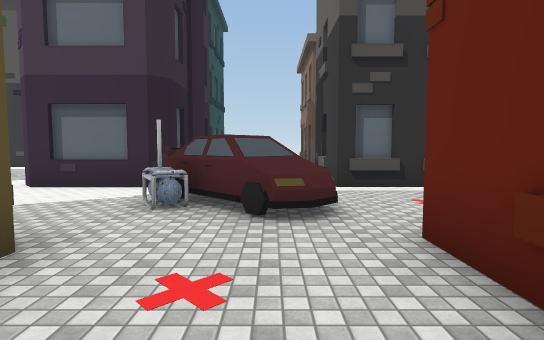
[1] (above)

17 first-person views from a walk through a Unity game level. The camera is 1.5 m above the floor, tilts 4° down and sees 80° across. The floor is counted in squares, 2 m on a side. Each view is taken from the middle of a square. On the plan, view 1 faces up. The plan holds only what a view shows up to about 11 squares ahead; the rest is blank. The player character is not drawn. Some surface patterns are stand-ins.

[2]
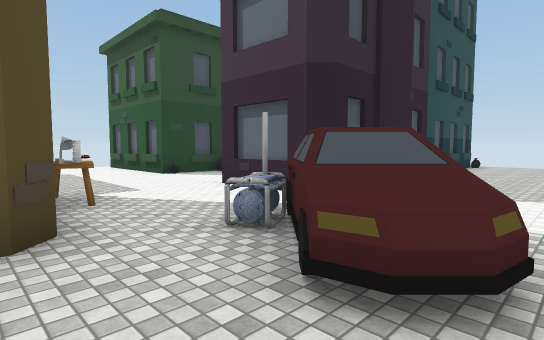

[3]
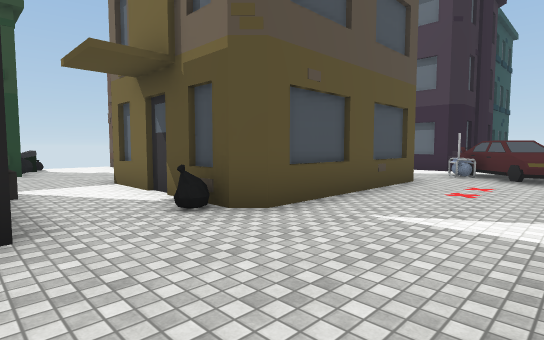

[4]
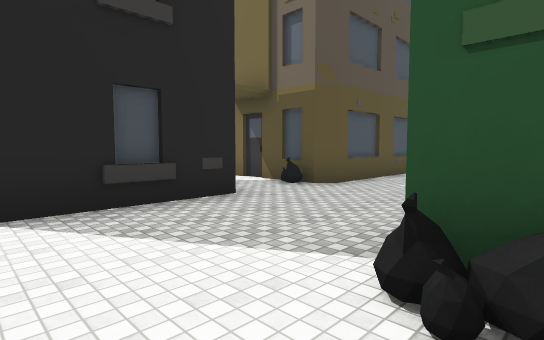

[5]
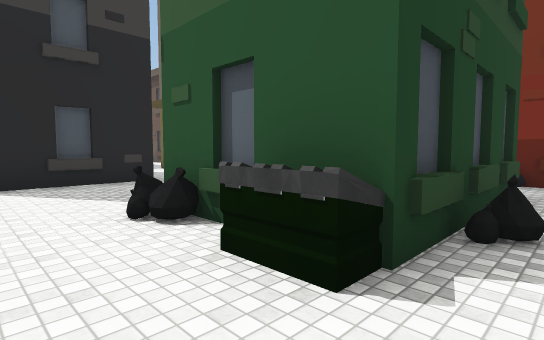

[6]
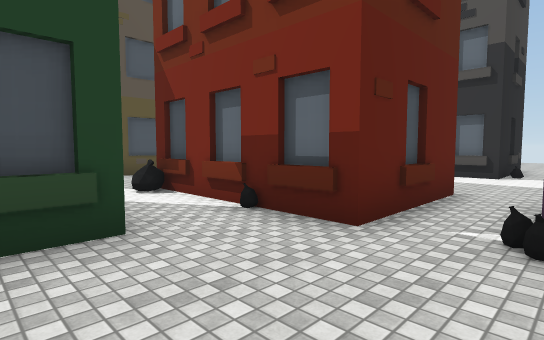

[7]
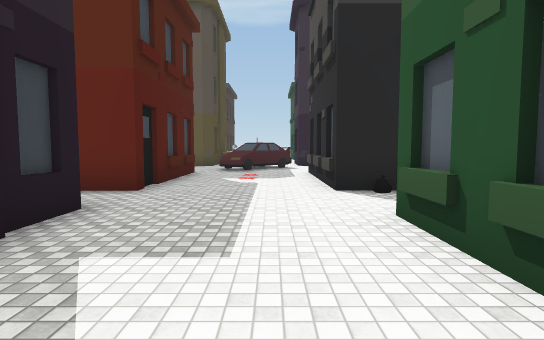

[8]
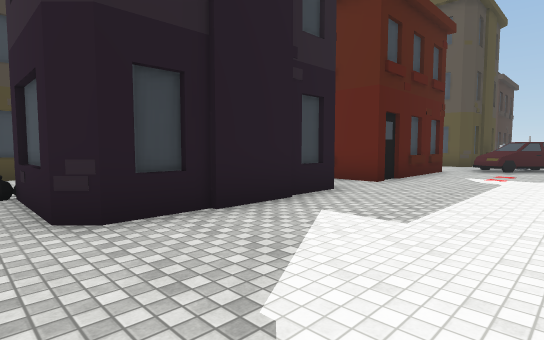

[9]
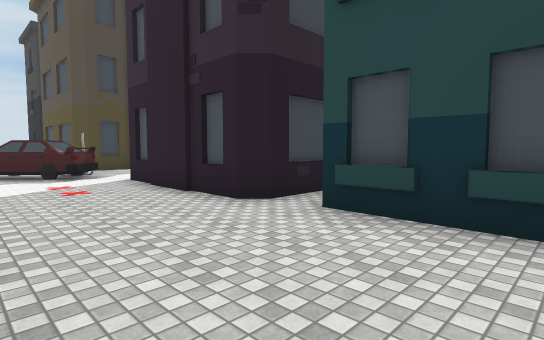

[10]
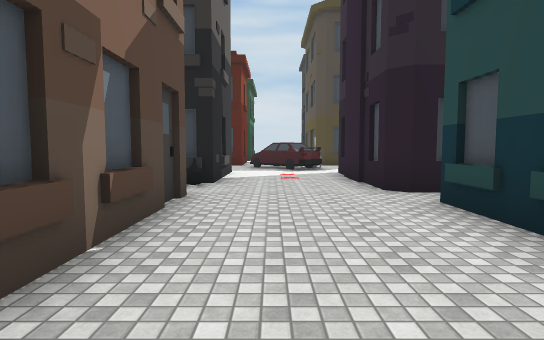

[11]
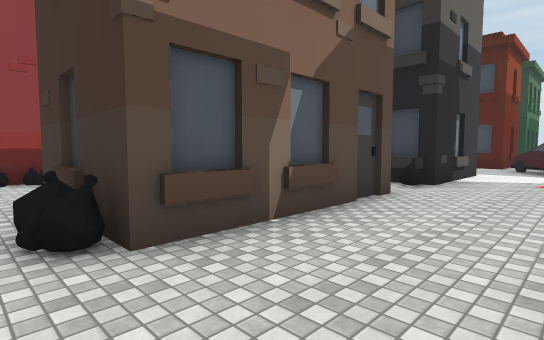

[12]
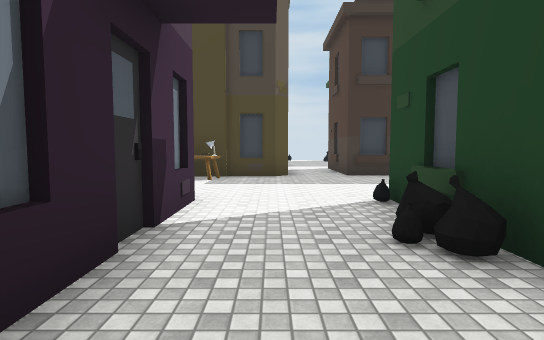

[13]
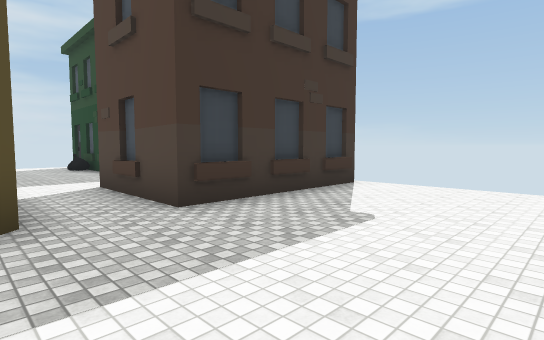

[14]
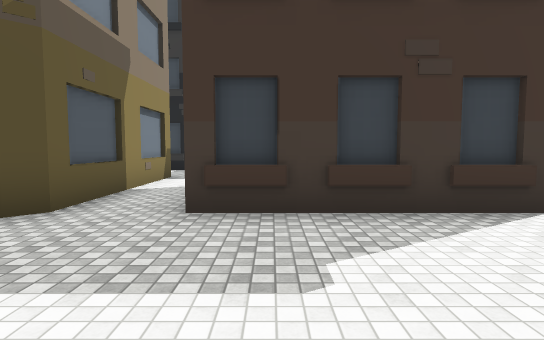

[15]
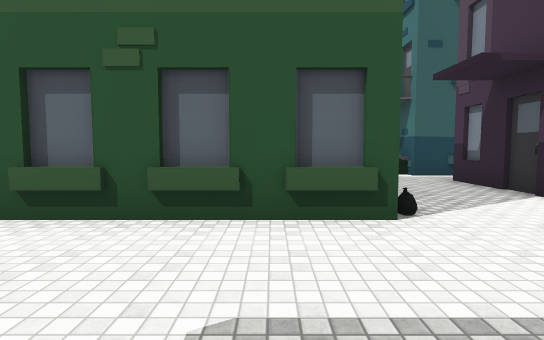

[16]
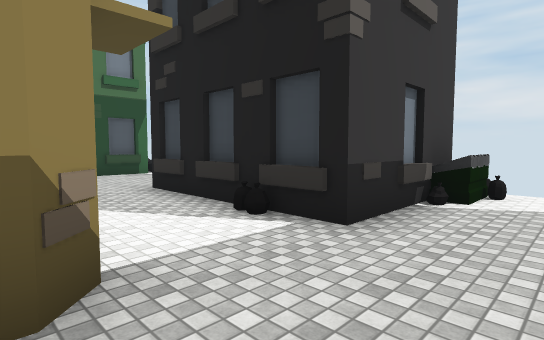

[17]
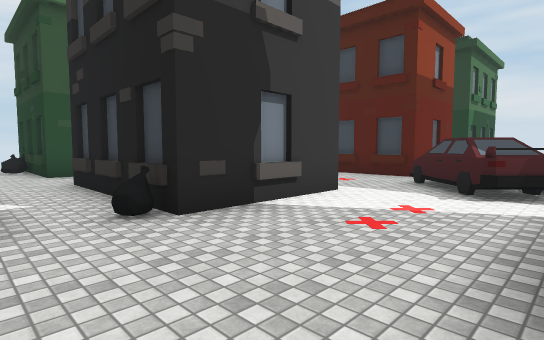

### Floor plan
Key: @ floor where view 1 was taken; # wall or solid block; . floor; B building; C car; U dumpster; O other object.
Columns run from 12 left of view 1 to 12 right of it. Each row starts with its distance up from view 1.
 16           B...O...
 15           B...OB#..O
 14          #....#
 13        ###....#
 12       U###....#
 11       ........#
 10     ...####...O.......O
  9     #O.#  #...B###..B###
  8    ##O.#  #...   #.  #
  7  ###O..B  B...  ##..##
  6 ........##....B##B.......
  5 ...........C.............
  4 ...........OC............
  3 ........O................
  2 #####.#####...####.#####.
  1     B.#   B... # #.    B.
  0     #.#   #.@.B#O#.O   O
 -1     ..#   B...O.....
 -2 O.....#####... B#...
 -3 UO.......OO...  #...
 -4    ...........  B
 -5    ...#O#B....  OO
 -6    B.O#   B..OO#U.
 -7     .U#   ........
 -8     .OB  B........

Positions as (right, up) in squares from view 1, and headings:
1: (0, 0), facing up
2: (1, 2), facing up-left
3: (1, -5), facing up-left
4: (2, -8), facing up-left
5: (5, -8), facing up-left
6: (7, -3), facing up-left
7: (11, 5), facing left
8: (12, 6), facing down-left
9: (1, 14), facing down-left
10: (0, 16), facing down
11: (-1, 16), facing down-right
12: (-6, 11), facing down
13: (-6, 6), facing down-left
14: (-9, 6), facing down
15: (-9, 3), facing up
16: (-8, -2), facing down-right
17: (-2, 11), facing down-right
